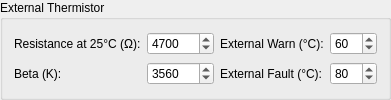
             <widget class="QGroupBox" name="configure_thermistor_box">
              <property name="toolTip">
               <string>Configure the properties and temperature limits for an external thermistor, such as on a high current COB LED (optional)</string>
              </property>
              <property name="title">
               <string>External Thermistor</string>
              </property>
              <layout class="QGridLayout" name="gridLayout_14" columnstretch="0,10,0,10">
               <item row="1" column="0">
                <widget class="QLabel" name="configure_thermistor_beta_label">
                 <property name="toolTip">
                  <string>Beta (K) of the thermistor - see data sheet of external device for details.</string>
                 </property>
                 <property name="text">
                  <string>Beta (K):</string>
                 </property>
                </widget>
               </item>
               <item row="0" column="1">
                <widget class="QSpinBox" name="configure_thermistor_resistance_box">
                 <property name="specialValueText">
                  <string/>
                 </property>
                 <property name="minimum">
                  <number>1</number>
                 </property>
                 <property name="maximum">
                  <number>100000</number>
                 </property>
                 <property name="value">
                  <number>4700</number>
                 </property>
                </widget>
               </item>
               <item row="1" column="1">
                <widget class="QSpinBox" name="configure_thermistor_beta_box">
                 <property name="specialValueText">
                  <string/>
                 </property>
                 <property name="minimum">
                  <number>1</number>
                 </property>
                 <property name="maximum">
                  <number>9999</number>
                 </property>
                 <property name="value">
                  <number>3560</number>
                 </property>
                </widget>
               </item>
               <item row="0" column="0">
                <widget class="QLabel" name="configure_thermistor_resistance_label">
                 <property name="toolTip">
                  <string>Nominal resistance of the thermistor at 25°C - see data sheet of external device for details.</string>
                 </property>
                 <property name="text">
                  <string>Resistance at 25°C (Ω):</string>
                 </property>
                </widget>
               </item>
               <item row="0" column="2">
                <widget class="QLabel" name="configure_thermistor_warn_label">
                 <property name="toolTip">
                  <string>This is the temperature the external component must cool back down to before the driver turns back on after a thermal fault.</string>
                 </property>
                 <property name="text">
                  <string>External Warn (°C):</string>
                 </property>
                </widget>
               </item>
               <item row="0" column="3">
                <widget class="QSpinBox" name="configure_thermistor_warn_box">
                 <property name="toolTip">
                  <string>This is the temperature the external component must cool back down to before the driver turns back on after a thermal fault.</string>
                 </property>
                 <property name="maximum">
                  <number>150</number>
                 </property>
                 <property name="value">
                  <number>60</number>
                 </property>
                </widget>
               </item>
               <item row="1" column="2">
                <widget class="QLabel" name="configure_thermistor_fault_label">
                 <property name="toolTip">
                  <string>If the external device exceeds this temperature the driver will automatically turn off until it cools back down.</string>
                 </property>
                 <property name="text">
                  <string>External Fault (°C):</string>
                 </property>
                </widget>
               </item>
               <item row="1" column="3">
                <widget class="QSpinBox" name="configure_thermistor_fault_box">
                 <property name="toolTip">
                  <string>If the external device exceeds this temperature the driver will automatically turn off until it cools back down.</string>
                 </property>
                 <property name="maximum">
                  <number>150</number>
                 </property>
                 <property name="value">
                  <number>80</number>
                 </property>
                </widget>
               </item>
              </layout>
             </widget>
